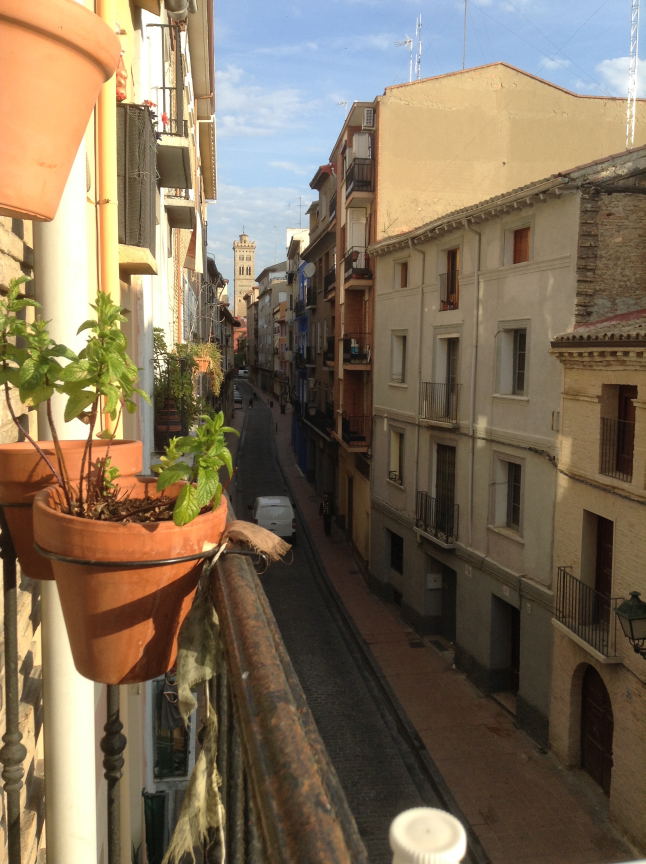
#> input picture images/Saragosse/1.JPG, 1936 x 2592 px (shown at 1/3 size); its folder holds 4 pictures in this run
$ python SmallerImage.py   (Python 2 division)   (older library calls are emulated)
#> lines starting #> are read from the running program, lines starting #| are printed output that depends on the picture

import os
from PIL import Image
import ExifTags

def GenerationImageThumbnail(folderName):

#> called with folderName = './Saragosse/'
	MAXWIDTH = 350.0;
	for infile in os.listdir(folderName):
		outfile = os.path.splitext(infile)[0] + "thumbnail.JPG"
		if infile != outfile:
			try:
				im = Image.open(folderName+infile)
#> im is the input picture: PIL image 1936x2592 RGB; mean R, G, B 126.3, 110.7, 89.1
				s = im.size
#> s = (1936, 2592)
				ratio = MAXWIDTH/s[1];
#> ratio = 0.135
				# print(ratio)
				im.thumbnail((int(round(s[0]*ratio)), int(round(s[1]*ratio))), Image.ANTIALIAS)
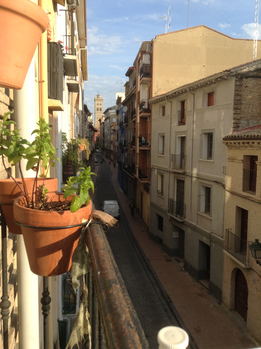
#> im: PIL image 261x349 RGB; mean R, G, B 126.1, 110.5, 89
#> pass 3 of the loop in GenerationImageThumbnail, `for infile in os.listdir(folderName):`:
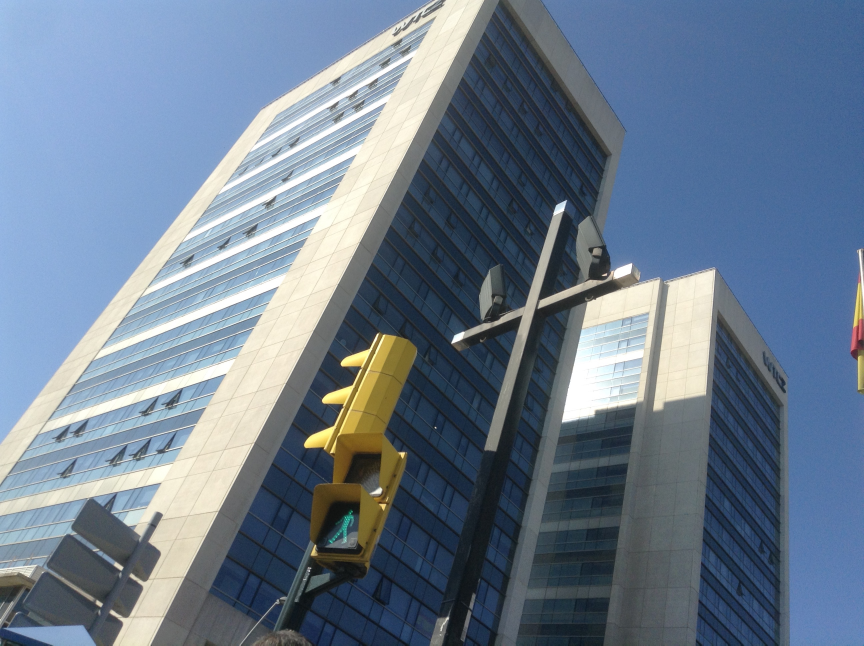
#> input picture images/Saragosse/2.JPG, 2592 x 1936 px (shown at 1/3 size)
#> in GenerationImageThumbnail, im is the input picture: PIL image 2592x1936 RGB; mean R, G, B 108.5, 124.5, 142.5
#> in GenerationImageThumbnail, `im.thumbnail((int(round(s[0]*ratio)), int(round(s[1]*ratio))), Image.A..`:
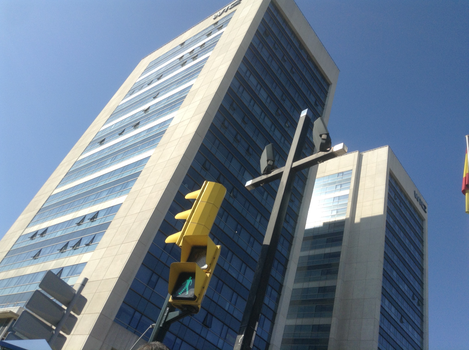
#> im: PIL image 469x350 RGB; mean R, G, B 108.6, 124.6, 142.6
#> the loop made 4 passes; the first 3 are shown
				im.save(folderName+outfile, "JPEG")
			except IOError:
				print "cannot create thumbnail for '%s'" % infile


GenerationImageThumbnail("./Saragosse/")
